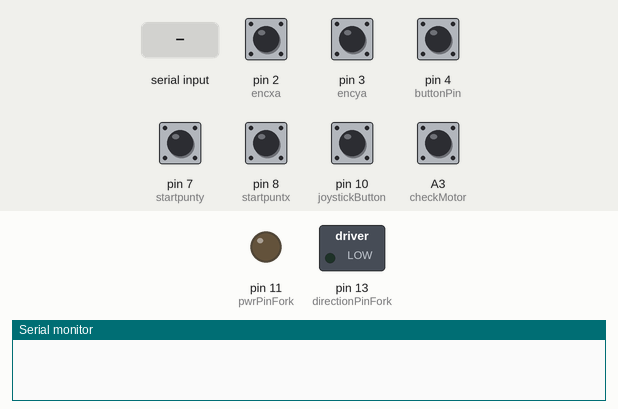
Recording of a sketch running on a simulated Arduino Uno, built with avr-gcc and run on an emulated ATmega328P. On the bench: switched loads named in the sketch (green lamp = pin HIGH), output pins drawn as LEDs (lit = HIGH), the last lines printed to the serial monitor. Inputs (shaded band) come from the test bench; at power-on: A3 (checkMotor), pin 2 (encxa), pin 3 (encya), pin 4 (buttonPin), pin 10 (joystickButton) HIGH, pin 7 (startpunty), pin 8 (startpuntx) LOW.

Above: at 1.2 s.
1.3 s: pin 4 (buttonPin) pulled LOW for 0.15 s
2.9 s: pin 10 (joystickButton) pulled LOW for 0.15 s
At 3.09 s:
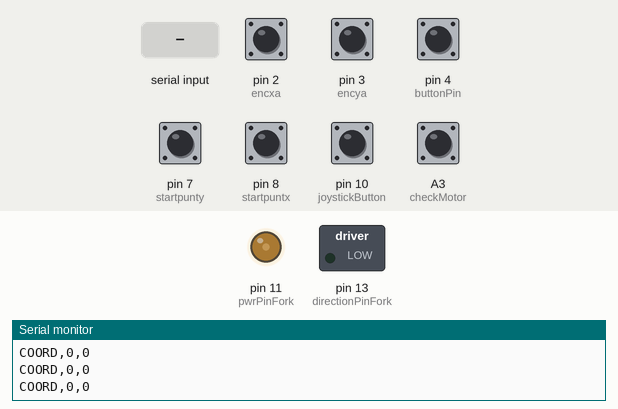
4.6 s: "fork\n" received over Serial
At 5.8 s:
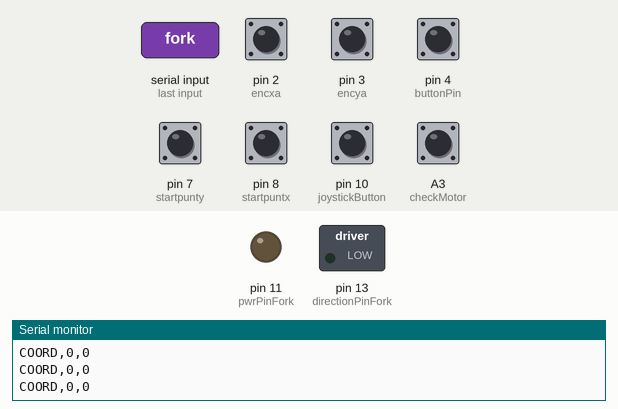
6.1 s: pin 10 (joystickButton) pulled LOW for 1 s
At 6.5 s:
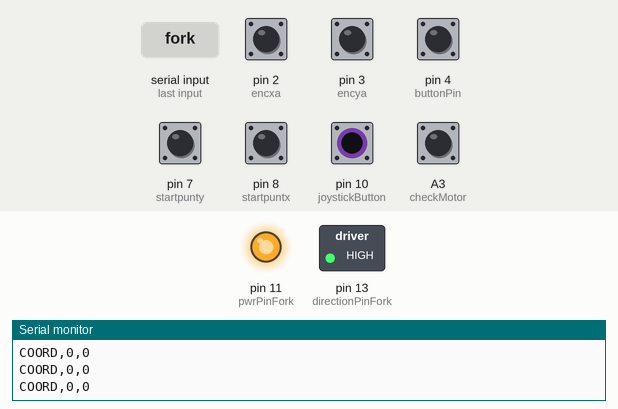
Timing chart, 0 to 9.1 s (numbered marks = the images above; inputs shaded):
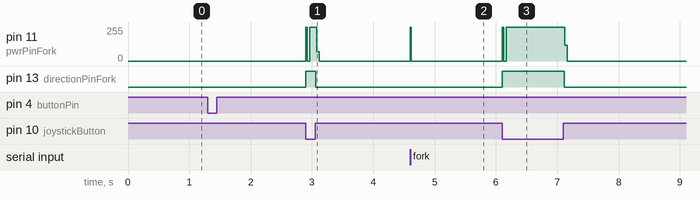

The sketch:

Master.ino
```cpp
#include <Wire.h>

#define encxa 2
#define encxb 5
#define encya 3
#define encyb 6
#define startpuntx 8
#define startpunty 7
#define buttonPin 4

//haalllll

int joystickButton = 10;
int pwrPinFork = 11;
int directionPinFork = 13;
bool laatsteknopstatus = false;
int heenEnWeer = 0;
int posx = 0;
int posy = 0;
unsigned long previousMillis = 0;
unsigned long positiedoorstuur = 0;
const long interval = 1500; // interval at which to stop the motor (milliseconds)
bool motorRunning = false;
bool motorDirection = LOW; // false for LOW, true for HIGH
bool buttonState = false;
bool lastButtonState = false;
bool buttonToggle = false;
String HMIdoorstuur;

void setup() {
  positiedoorstuur = millis();
  pinMode(startpuntx, INPUT);
  pinMode(startpunty, INPUT);
  pinMode(encxa, INPUT);
  pinMode(encxb, INPUT);
  pinMode(encya, INPUT);
  pinMode(encyb, INPUT);
  pinMode(joystickButton, INPUT_PULLUP);
  pinMode(buttonPin, INPUT_PULLUP);

  pinMode(pwrPinFork, OUTPUT);
  pinMode(directionPinFork, OUTPUT);
  pinMode(A3, INPUT_PULLUP);
  pinMode(A5, INPUT_PULLUP);
  attachInterrupt(digitalPinToInterrupt(encxa), readEncoderx, RISING);
  attachInterrupt(digitalPinToInterrupt(encya), readEncodery, RISING);
  TCCR2B = TCCR2B & B11111000 | B00000111; // for PWM frequency of 30 Hz
  Wire.begin();
  Serial.begin(9600);
}

void loop() {
  buttonState = digitalRead(buttonPin);
  if (buttonState != lastButtonState && buttonState == LOW) {
    buttonToggle = !buttonToggle; // Toggle the button state
    if (buttonToggle) {
      Serial.println("1");
    } else {
      Serial.println("0");
      stuurbericht("stil");
    }
  }
  lastButtonState = buttonState;

  if (buttonToggle) {
    if (digitalRead(startpuntx)) {
      posx = 0;
    }
    if(digitalRead(startpunty)){
      posy = 0;
    }

    if (Serial.available() > 0) {
      HMIdoorstuur = Serial.readStringUntil('\n');
      if (HMIdoorstuur == "fork") {
        knopingedrukt();
      } else {
        stuurbericht(HMIdoorstuur);
      }
    }

    while ((millis() - positiedoorstuur) > 250) {
      String Coordinaten = "COORD," + String(posx) + "," + String(posy);
      Serial.println(Coordinaten);
      positiedoorstuur = millis();
    }

    eenmaalknopindrukken();
    checkMotor();
    falloverstate(); // Check if the fork is in the "fall over" state
  }
}

void eenmaalknopindrukken() {
  bool knop1 = digitalRead(joystickButton);
  delay(10);
  if (knop1 != laatsteknopstatus && knop1 == HIGH) {    // ensures that the button press signal is only sent once
    knopingedrukt();
  }
  laatsteknopstatus = knop1;
}

void knopingedrukt() {
  heenEnWeer++;
  if (heenEnWeer == 1) {
    moveForward();
  } else if (heenEnWeer == 2) {
    moveBackward();
    heenEnWeer = 0;
  }
}

void moveForward() {
  motorDirection = LOW;
  startMotor();
}

void moveBackward() {
  motorDirection = HIGH;
  startMotor();
}

void startMotor() {
  digitalWrite(directionPinFork, motorDirection);
  analogWrite(pwrPinFork, 255);
  previousMillis = millis();
  motorRunning = true;
}

void checkMotor() {
  if (motorRunning) {
    if (digitalRead(A3) == LOW) {
      // Microswitch is pressed, continue motor operation
      if (millis() - previousMillis >= interval) {
        analogWrite(pwrPinFork, 0);
        motorRunning = false;
      }
    } else {
      // Microswitch is not pressed, stop the motor immediately
      analogWrite(pwrPinFork, 0);
      motorRunning = false;
    }
  }
}

void falloverstate() {
  int switchState = digitalRead(A3);
  if (switchState == HIGH) {
    bool knop1 = digitalRead(joystickButton);
    // If switchState is HIGH, move the fork backwards by clicking the joystick button
    if (knop1 == LOW) {
      moveBackward();
    }
    // Reset heenEnWeer to ensure proper operation of the fork movement
    heenEnWeer = 0;
    // Wait for a short moment to allow the fork to move
    // Simulate a button press to avoid continuous movement
  }
}

void buttonToggleState() {
  bool buttonState = digitalRead(buttonPin);
  if (buttonState != lastButtonState && buttonState == LOW) {
    buttonToggle = !buttonToggle;
    if (buttonToggle) {
      Serial.println("1");
    } else {
      Serial.println("0");
      //stuurbericht("stil");
    }
  }
  lastButtonState = buttonState;
}

void readEncodery() {
  int c = digitalRead(encyb);
  if (c > 0) {
    posy++;
  } else {
    posy--;
  }
}

void readEncoderx() {
  int b = digitalRead(encxb);
  if (b > 0) {
    posx++;
  } else {
    posx--;
  }
}

void stuurbericht(String bericht) {
  Wire.beginTransmission(4);
  Wire.write(bericht.c_str());
  Wire.endTransmission();
}
```

Measured:
- after the input at 2.9 s, pin 11 (pwrPinFork): 0/255 → 255/255 at once, → 0/255 0.18 s later; pin 13 (directionPinFork): LOW → HIGH at once, → LOW 0.16 s later
- after the input at 4.6 s, pin 11 (pwrPinFork): 0/255 → 255/255 at once, → 0/255 0.01 s later
- after the input at 6.1 s, pin 11 (pwrPinFork): 0/255 → 255/255 at once, → 0/255 1.0 s later; pin 13 (directionPinFork): LOW → HIGH at once, → LOW 1.0 s later
